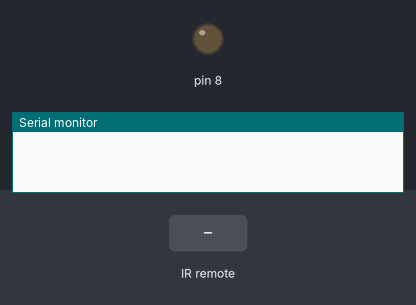
Recording of a sketch running on a simulated Arduino Uno, built with avr-gcc and run on an emulated ATmega328P. Shown: output pins drawn as LEDs (lit = HIGH), the last lines printed to the serial monitor. The test bench sets the inputs (shaded band).

Above: at 1.2 s.
1.3 s: infrared code 0x2FD7887 received
At 2.5 s:
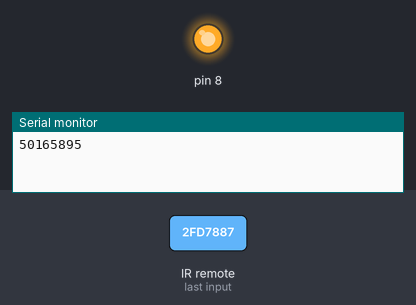
2.8 s: infrared code 0x2FD58A7 received
At 3.7 s:
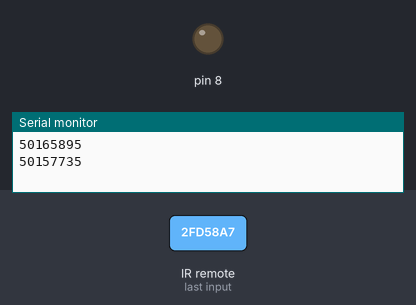
Timing chart, 0 to 5.8 s (numbered marks = the images above; inputs shaded):
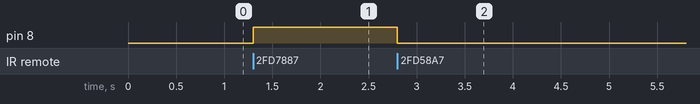

Measured:
- after the input at 1.3 s, pin 8: LOW → HIGH at once
- after the input at 2.8 s, pin 8: HIGH → LOW at once

The sketch:

IRServo.ino
```cpp
#include <IRremote.h>
#include <IRremoteInt.h>

//#include <Servo.h>


int RECV_PIN = 4;
//Servo servo;

IRrecv irrecv(RECV_PIN);

decode_results results;

void setup()
{
  Serial.begin(9600);
  irrecv.enableIRIn(); // Start the receiver
  pinMode(8, OUTPUT);
  //servo.attach(0);
  //servo.write(180);
}

void loop() {
  if (irrecv.decode(&results)) {
    Serial.println(results.value);
    irrecv.resume(); // Receive the next value
  }
  if (results.value == 50165895) {
    digitalWrite(8, HIGH);
    //servo.write(180);
  }
  else if (results.value == 50157735) {
    digitalWrite(8, LOW);
    //servo.write(0);
  }
 }
```
